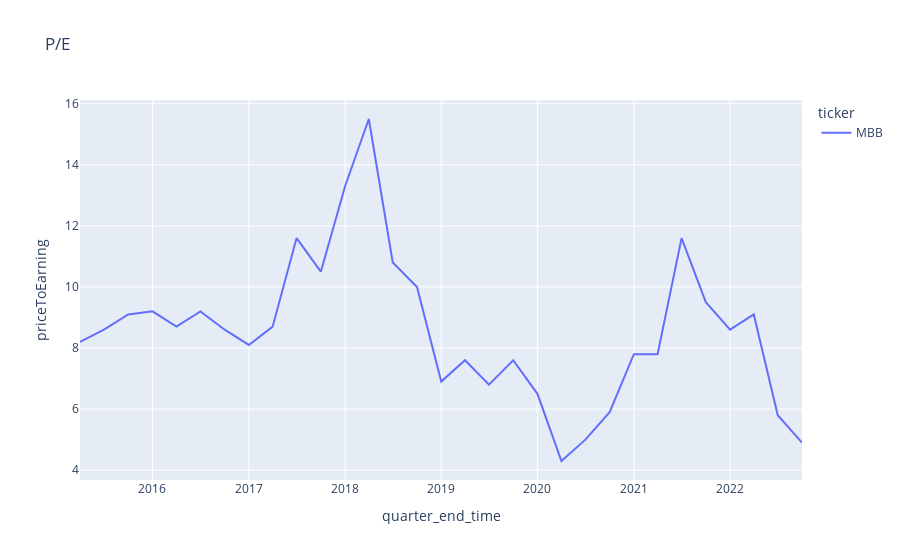

Notebook source saved alongside this figure:
### Markdown cell above
## P/E

### Code cell
import seaborn as sns
import plotly.express as px

fig = px.line(
    balancesheet_financialratio_incomestatement_per_group[
        (balancesheet_financialratio_incomestatement_per_group["priceToEarning"] >= -10)
        & (balancesheet_financialratio_incomestatement_per_group["priceToEarning"] <= 50)
    ],
    x="quarter_end_time",
    y="priceToEarning",
    color="ticker",
    title="P/E",
)
fig.show()

### Figure 1 — Plotly figure (JSON) as saved in the notebook; plotly's stock layout.template omitted (floating-point values rounded to 4 significant figures)
{"data": [{"hovertemplate": "ticker=MBB<br>quarter_end_time=%{x}<br>priceToEarning=%{y}<extra></extra>", "legendgroup": "MBB", "line": {"color": "#636efa", "dash": "solid"}, "marker": {"symbol": "circle"}, "mode": "lines", "name": "MBB", "orientation": "v", "showlegend": true, "type": "scatter", "x": ["2022-09-30T23:59:59.999999", "2022-06-30T23:59:59.999999", "2022-03-31T23:59:59.999999", "2021-12-31T23:59:59.999999", "2021-09-30T23:59:59.999999", "2021-06-30T23:59:59.999999", "2021-03-31T23:59:59.999999", "2020-12-31T23:59:59.999999", "2020-09-30T23:59:59.999999", "2020-06-30T23:59:59.999999", "2020-03-31T23:59:59.999999", "2019-12-31T23:59:59.999999", "2019-09-30T23:59:59.999999", "2019-06-30T23:59:59.999999", "2019-03-31T23:59:59.999999", "2018-12-31T23:59:59.999999", "2018-09-30T23:59:59.999999", "2018-06-30T23:59:59.999999", "2018-03-31T23:59:59.999999", "2017-12-31T23:59:59.999999", "2017-09-30T23:59:59.999999", "2017-06-30T23:59:59.999999", "2017-03-31T23:59:59.999999", "2016-12-31T23:59:59.999999", "2016-09-30T23:59:59.999999", "2016-06-30T23:59:59.999999", "2016-03-31T23:59:59.999999", "2015-12-31T23:59:59.999999", "2015-09-30T23:59:59.999999", "2015-06-30T23:59:59.999999", "2015-03-31T23:59:59.999999"], "xaxis": "x", "y": [4.9, 5.8, 9.1, 8.6, 9.5, 11.6, 7.8, 7.8, 5.9, 5, 4.3, 6.5, 7.6, 6.8, 7.6, 6.9, 10, 10.8, 15.5, 13.3, 10.5, 11.6, 8.7, 8.1, 8.6, 9.2, 8.7, 9.2, 9.1, 8.6, 8.2], "yaxis": "y"}], "layout": {"legend": {"title": {"text": "ticker"}, "tracegroupgap": 0}, "title": {"text": "P/E"}, "xaxis": {"anchor": "y", "domain": [0, 1], "title": {"text": "quarter_end_time"}}, "yaxis": {"anchor": "x", "domain": [0, 1], "title": {"text": "priceToEarning"}}}}
